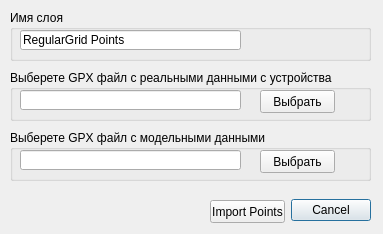
<?xml version="1.0" encoding="UTF-8"?>
<ui version="4.0">
 <class>GpsCorrectionDialog</class>
 <widget class="QDialog" name="GpsCorrectionDialog">
  <property name="geometry">
   <rect>
    <x>0</x>
    <y>0</y>
    <width>383</width>
    <height>234</height>
   </rect>
  </property>
  <property name="windowTitle">
   <string>Import GPX points</string>
  </property>
  <widget class="QDialogButtonBox" name="buttonBox">
   <property name="geometry">
    <rect>
     <x>290</x>
     <y>190</y>
     <width>81</width>
     <height>41</height>
    </rect>
   </property>
   <property name="orientation">
    <enum>Qt::Horizontal</enum>
   </property>
   <property name="standardButtons">
    <set>QDialogButtonBox::Cancel</set>
   </property>
  </widget>
  <widget class="QPushButton" name="pushButton">
   <property name="geometry">
    <rect>
     <x>210</x>
     <y>200</y>
     <width>75</width>
     <height>23</height>
    </rect>
   </property>
   <property name="text">
    <string>Import Points</string>
   </property>
  </widget>
  <widget class="QGroupBox" name="groupBox">
   <property name="geometry">
    <rect>
     <x>10</x>
     <y>10</y>
     <width>361</width>
     <height>51</height>
    </rect>
   </property>
   <property name="title">
    <string>Имя слоя</string>
   </property>
   <widget class="QLineEdit" name="lineEdit">
    <property name="geometry">
     <rect>
      <x>10</x>
      <y>20</y>
      <width>221</width>
      <height>20</height>
     </rect>
    </property>
    <property name="text">
     <string>RegularGrid Points</string>
    </property>
   </widget>
  </widget>
  <widget class="QGroupBox" name="groupBox_2">
   <property name="geometry">
    <rect>
     <x>10</x>
     <y>70</y>
     <width>361</width>
     <height>51</height>
    </rect>
   </property>
   <property name="title">
    <string>Выберете GPX файл с реальными данными с устройства</string>
   </property>
   <widget class="QLineEdit" name="lineEdit_2">
    <property name="geometry">
     <rect>
      <x>10</x>
      <y>20</y>
      <width>221</width>
      <height>20</height>
     </rect>
    </property>
   </widget>
   <widget class="QPushButton" name="pushButton_2">
    <property name="geometry">
     <rect>
      <x>250</x>
      <y>20</y>
      <width>75</width>
      <height>23</height>
     </rect>
    </property>
    <property name="text">
     <string>Выбрать</string>
    </property>
   </widget>
  </widget>
  <widget class="QGroupBox" name="groupBox_3">
   <property name="geometry">
    <rect>
     <x>10</x>
     <y>130</y>
     <width>361</width>
     <height>51</height>
    </rect>
   </property>
   <property name="title">
    <string>Выберете GPX файл с модельными данными</string>
   </property>
   <widget class="QLineEdit" name="lineEdit_3">
    <property name="geometry">
     <rect>
      <x>10</x>
      <y>20</y>
      <width>221</width>
      <height>20</height>
     </rect>
    </property>
   </widget>
   <widget class="QPushButton" name="pushButton_3">
    <property name="geometry">
     <rect>
      <x>250</x>
      <y>20</y>
      <width>75</width>
      <height>23</height>
     </rect>
    </property>
    <property name="text">
     <string>Выбрать</string>
    </property>
   </widget>
  </widget>
 </widget>
 <resources/>
 <connections>
  <connection>
   <sender>buttonBox</sender>
   <signal>accepted()</signal>
   <receiver>GpsCorrectionDialog</receiver>
   <slot>accept()</slot>
   <hints>
    <hint type="sourcelabel">
     <x>248</x>
     <y>254</y>
    </hint>
    <hint type="destinationlabel">
     <x>157</x>
     <y>274</y>
    </hint>
   </hints>
  </connection>
  <connection>
   <sender>buttonBox</sender>
   <signal>rejected()</signal>
   <receiver>GpsCorrectionDialog</receiver>
   <slot>reject()</slot>
   <hints>
    <hint type="sourcelabel">
     <x>316</x>
     <y>260</y>
    </hint>
    <hint type="destinationlabel">
     <x>286</x>
     <y>274</y>
    </hint>
   </hints>
  </connection>
 </connections>
</ui>
